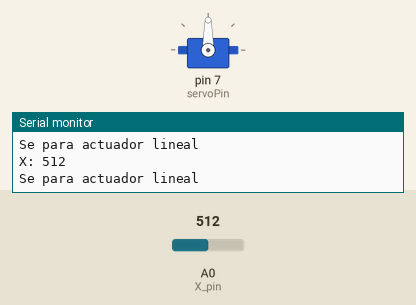
Recording of a sketch running on a simulated Arduino Uno, built with avr-gcc and run on an emulated ATmega328P. Shown: servo, the last lines printed to the serial monitor. Inputs (shaded band) come from the test bench; at power-on: A0 (X_pin) = 512.

Above: at 1.2 s.
1.3 s: A0 (X_pin) set to 545
4.3 s: A0 (X_pin) set to 574
At 4.8 s:
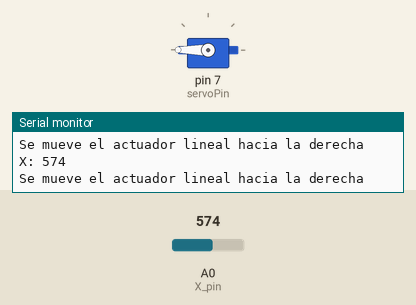
5.8 s: A0 (X_pin) set to 306
At 6.6 s:
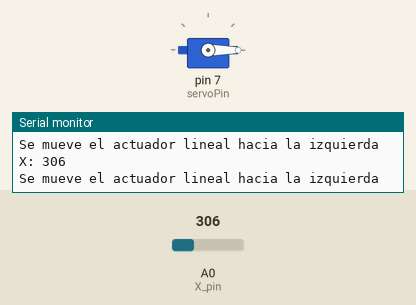
7.4 s: A0 (X_pin) set to 482
8.9 s: A0 (X_pin) set to 512
At 10.0 s:
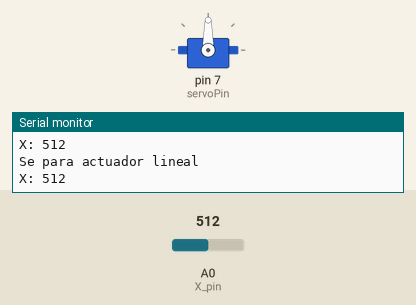
11.9 s: A0 (X_pin) set to 716
At 12.6 s:
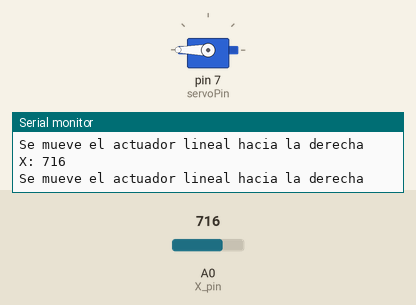
Timing chart, 0 to 14.4 s (numbered marks = the images above; inputs shaded):
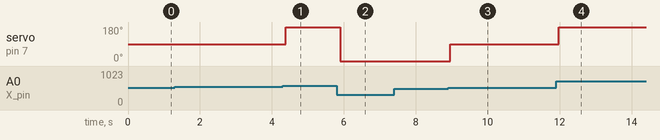

The sketch:

Ejercicio4.1.ino
```cpp
#include <Servo.h>

// Variables para el servomotor
Servo servo;
int servoPin = 7;
const int servoMaxLeftValue = 0; // velocidad máxima de giro del servomotor en sentido antihorario
const int servoMaxRightValue = 180; // velocidad máxima de giro del servomotor en sentido horario
const int servoStopValue = 90; // valor en el que el servomotor no gira


// Variables para el joystick
const int joystickButtonPin = 8; // pin digital para el botón del joystick
const int X_pin = A0; // Pin analógico para leer eje X
const int Y_pin = A1; // Pin analógico para leer eje Y

// La posicion central del joystick es (530, 494)

// Entre 500 y 560 se considera que el joystick está en el centro del eje x
const int X_low_center_value = 500;
const int X_high_center_value = 560;

// Entre 465 y 525 se considera que el joystick está en el centro del eje y
const int Y_low_center_value = 465;
const int Y_high_center_value = 525;


void setup() {
  Serial.begin(9600);
  servo.attach(servoPin);
  pinMode(joystickButtonPin, INPUT_PULLUP); // usamos la resistencia interna del Arduino
}

void loop() {
  // Obtenemos el valor del eje X del joystick
  int XValue = getJoystickXValue();

  // Si el valor de X es menor que el valor límite mínimo de la posicion central es que está hacia la izda
  if(XValue < X_low_center_value){
    moveLinealActuatorToTheLeft();
  }
  // Si el valor de X es mayor que el valor límite máximo de la posicion central es que está hacia la dcha
  else if(XValue > X_high_center_value){
    moveLinealActuatorToTheRight();
  }
  // Si el valor de X está entre los valores límite mínimo y límite máximo de la posicion central es que está en el centro
  else{
    stopLinealActuator();
  }
}


int getJoystickXValue(){
  int XValue = analogRead(X_pin);
  Serial.println("X: " + String(XValue));
  return XValue;
}

void moveLinealActuatorToTheLeft(){
  Serial.println("Se mueve el actuador lineal hacia la izquierda");
  servo.write(servoMaxLeftValue);
}

void moveLinealActuatorToTheRight(){
  Serial.println("Se mueve el actuador lineal hacia la derecha");
  servo.write(servoMaxRightValue);
}

void stopLinealActuator(){
  Serial.println("Se para actuador lineal");
  servo.write(servoStopValue);
}
```

Measured:
- the behaviour switches between 560 and 561 on A0 (X_pin) (found by bisection; images 0 and 1)
- the behaviour switches between 499 and 500 on A0 (X_pin) (found by bisection; images 2 and 3)
- after the input at 4.3 s, servo on pin 7 (servoPin): 90° → 180° after 0.08 s
- after the input at 5.8 s, servo on pin 7 (servoPin): 180° → 0° after 0.10 s
- after the input at 8.9 s, servo on pin 7 (servoPin): 0° → 90° after 0.06 s
- after the input at 11.9 s, servo on pin 7 (servoPin): 90° → 180° after 0.07 s
